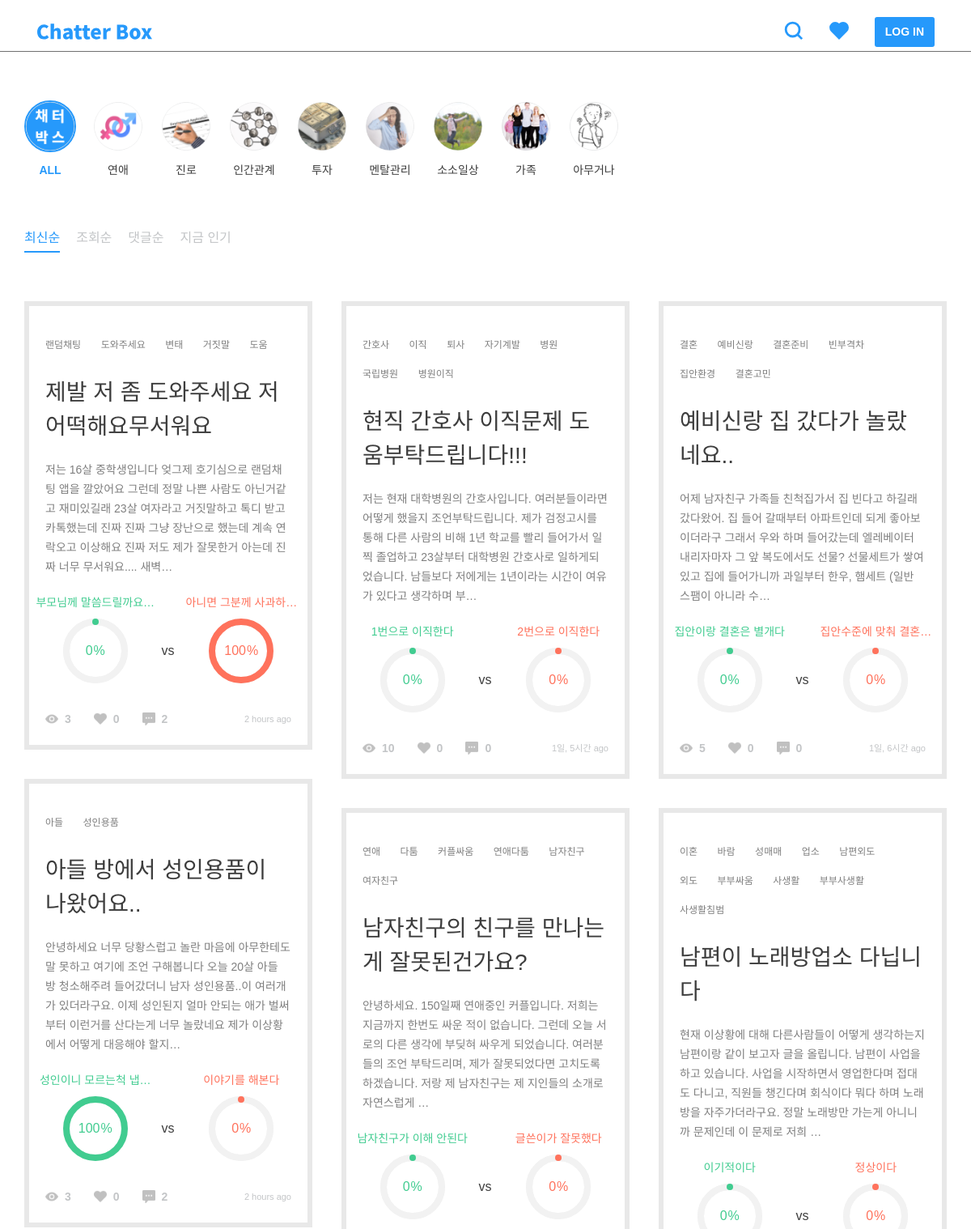
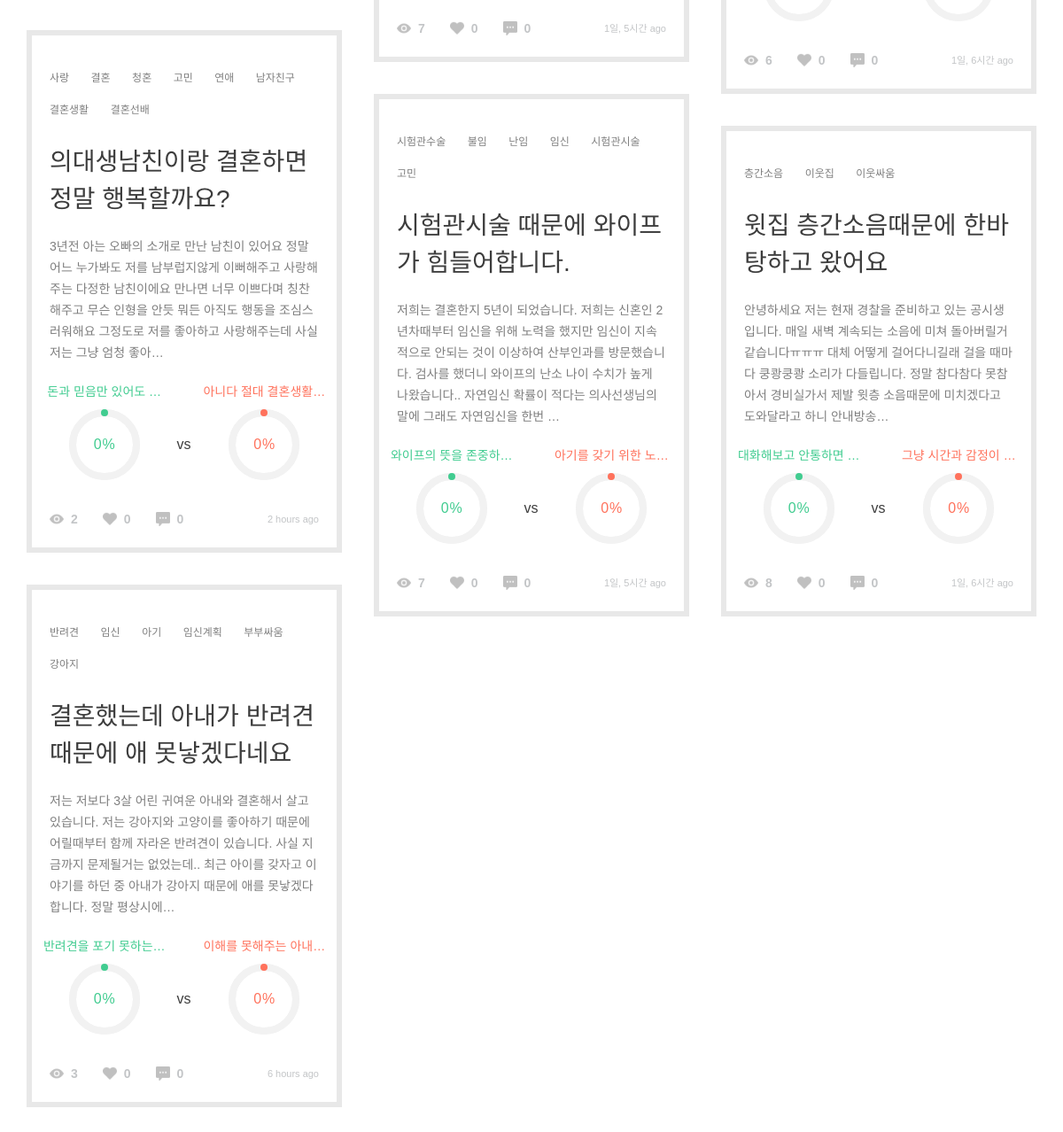
Page /post/ on the committed database (2 pictures, top to bottom).
### post/models.py (models this page shows, shortened)
class Category(models.Model):
    name = models.CharField(max_length=200)
    slug = models.SlugField()
    parent = models.ForeignKey(
        'self', blank=True, null=True, related_name='children')
    class Meta:
        unique_together = ('slug', 'parent',)
        verbose_name_plural = "categories"  # categories under a parent with same slug

class TimeStampedModel(models.Model):
    created_at = models.DateTimeField(auto_now_add=True, null=True)
    updated_at = models.DateTimeField(auto_now=True, null=True)
    class Meta():
        abstract = True

class Post(TimeStampedModel):
    author = models.ForeignKey(settings.AUTH_USER_MODEL)
    category = models.ForeignKey('Category')
    title = models.CharField(max_length=160, null=True)
    background = models.TextField()
    background_image1 = models.ImageField(
        upload_to='post', blank=True, null=True)
    background_image2 = models.ImageField(
        upload_to='post', blank=True, null=True)
    background_image3 = models.ImageField(
        upload_to='post', blank=True, null=True)
    background_image4 = models.ImageField(
        upload_to='post', blank=True, null=True)
    background_image5 = models.ImageField(
        upload_to='post', blank=True, null=True)
    tag = TagField()
    view_count = models.PositiveSmallIntegerField(default=0)
    share_count = models.PositiveSmallIntegerField(default=0)
    pro_title = models.CharField(max_length=160, null=True)
    con_title = models.CharField(max_length=160, null=True)
    @property
    def natural_time(self):
        return naturaltime(self.created_at)
    @property
    def likes_count(self):
        return self.like_users.all().count()
    @property
    def comment_count(self):
        all_count = self.comment_set.count()
        return all_count
    @property
    def pro_count(self):
        pro_sum = self.comment_set.filter(type=True).count()
        pro_comments = self.comment_set.filter(type=True)
        for comment in pro_comments:
            pro_sum = pro_sum + comment.count_comment_likes
        return pro_sum
    @property
    def con_count(self):
        con_sum = self.comment_set.filter(type=False).count()
        con_comments = self.comment_set.filter(type=False)
        for comment in con_comments:
            con_sum = con_sum + comment.count_comment_likes
        return con_sum
    @property
    def all_count(self):
        return self.pro_count + self.con_count
    @property
    def pro_percent(self):
        if not self.all_count == 0:
            result = self.pro_count / self.all_count
        else:
            result = 0
        return result
    @property
    def con_percent(self):
        if not self.all_count == 0:
            result = self.con_count / self.all_count
        else:
            result = 0
        return result
    class Meta:
        ordering = ['-created_at']

### post/views.py (the view)
def post_list(request):
    sort = request.GET.get('sort', '')
    categories = Category.objects.all()
    posts = Post.objects.all()
    if sort == 'likes':
        posts = posts.annotate(like_count=Count(
            'like_users')).order_by('-like_count')
    elif sort == 'views':
        posts = posts.order_by('-view_count')
    elif sort == 'comments':
        posts = posts.annotate(count=Count('comment')).order_by('-count')
    else:
        posts = posts.order_by('-created_at')
    paginator = Paginator(posts, 10)
    page = request.GET.get('page')
    try:
        posts = paginator.page(page)
    except PageNotAnInteger:
        posts = paginator.page(1)
    except EmptyPage:
        posts = paginator.page(paginator.num_pages)
    context = {'posts': posts, 'categories': categories, 'sort': sort, }
    return render(request, 'post/post_list.html', context)

### comment/models.py (called while the page is built)
    @property
    def count_comment_likes(self):
        return self.like_comments.all().count()

### post/templatetags/post_extras.py (called while the page is built)
@register.filter
def split_tags(value):
    tags = []
    split_comma = value.split(',')
    for tag in split_comma:
        split_space = tag.split(" ")
        for tag in split_space:
            if tag:
                tags.append(tag)
    return tags

### templates/post/post_list.html (shortened to what this page needs)
{% extends 'base.html' %}
{% load static %}
{% block customCSS %}
<link rel="stylesheet" href="{% static 'css/include/categories.css' %}" />
<link rel="stylesheet" href="{% static 'css/include/sorts.css' %}" />
<link rel="stylesheet" href="{% static 'css/include/pie_chart.css' %}">
<link rel="stylesheet" href="{% static 'css/post/post_list.css' %}" />
{% endblock %}
{% block content %}
<div class="row">
    {% include 'include/category.html' %}
    {% include 'include/sort.html' %}
</div>
<div class="row justify-content-center p-0">
    <div class="infinite-container columns col-12 p-0 m60">
        {% for post in posts %}
        <figure id="post-{{ post.pk }}" class="infinite-item">
            {% include 'include/post.html' %}
        </figure>
        {% endfor %}
    </div>
</div>
{% endblock %}
{% block customJS %}
<script>
    var infinite = new Waypoint.Infinite({
        element: $('.infinite-container')[0],
        onBeforePageLoad: function () {
        },
        onAfterPageLoad: function ($items) {
            customChart();
        }
    });
</script>
{% endblock %}

### templates/include/category.html (shortened to what this page needs)
{% load static %}
<div class="category-wrap">
    <div class="category m60" name="{{ target }}">
        <a id="all" class="category-link" href="{% url 'post:post_list' %}">
            <img class="category-icon" src="{% static '/img/categories/all.png' %}" />
            <h6>ALL</h6>
        </a>
        {% for category in categories %}
        <a id="{{ category.slug }}" class="category-link" href="/post/category/{{ category.slug }}">
            <img class="category-icon" src="/static/img/categories/{{ category.slug }}.png" />
            <h6>{{ category.name }}</h6>
        </a>
        {% endfor %}
    </div>
</div>

### templates/include/post.html
{% load static %}
{% load post_extras %}
<div class="tag-list">
    {% for tag in post.tag|split_tags %}
    <a class="tag" href="/post/search/?q={{ tag }}">{{ tag }}</a>
    {% endfor %}
</div>
<a href="{% url 'post:post_detail' post_pk=post.pk %}">
    <h3>{{ post.title|truncatechars:40 }}</h3>
    <div class="background">
        <p>{{ post.background|safe|truncatechars:160 }}</p>
    </div>
</a>
<div class="percent-wrap">
    <div class="chart">
        <h6 class="label pro-title">{{ post.pro_title|truncatechars:12 }}</h6>
        <div class="percentage pro-chart" data-percent="{% widthratio post.pro_percent 1 100 %}">
            <span class="pro-title">{% widthratio post.con_percent 1 100 %}</span><sup class="pro-title">%</sup>
        </div>
    </div>
    <h5>vs</h5>
    <div class="chart">
        <h6 class="label con-title">{{ post.con_title|truncatechars:12 }}</h6>
        <div class="percentage con-chart" data-percent="{% widthratio post.con_percent 1 100 %}">
            <span class="con-title">{% widthratio post.con_percent 1 100 %}</span><sup class="con-title">%</sup>
        </div>
    </div>
</div>
<div class="btn-area">
    <img src="{% static '/img/icons/view.png' %}" />
    <h6>{{ post.view_count }}</h6>
    <img src="{% static '/img/icons/heart-gray.png' %}" />
    <h6>{{ post.likes_count }}</h6>
    <img src="{% static '/img/icons/comment.png' %}" />
    <h6>{{ post.comment_count }}</h6>
    <span class="ml-auto">{{ post.natural_time }}</span>
</div>

### static/css/style.css (style rules this page uses)
html, body, div, span, applet, object, iframe, h1, h2, h3, h4, h5, h6, p, blockquote, pre, a, abbr, acronym, address, big, cite, code, del, dfn, em, img, ins, kbd, q, s, samp, small, strike, strong, sub, sup, tt, var, b, u, i, center, dl, dt, dd, ol, ul, li, fieldset, form, label, legend, table, caption, tbody, tfoot, thead, tr, th, td, article, aside, canvas, details, embed, figure, figcaption, footer, header, hgroup, menu, nav, output, ruby, section, summary, time, mark, audio, video { margin: 0; padding: 0; border: 0; font-size: 100%; font: inherit; vertical-align: baseline; }
article, aside, details, figcaption, figure, footer, header, hgroup, menu, nav, section { display: block; }
body { display: flex; min-height: 100vh; flex-direction: column; font-family: "Noto Sans KR", sans-serif; }
a { all: unset; text-decoration: none !important; cursor: pointer; color: #3D3D3D; }
h3 { font-size: 28px; line-height: 42px; font-weight: 500; color: #3d3d3d; word-break: break-all; }
h5 { font-size: 16px; line-height: 24px; font-weight: 500; color: #3d3d3d; word-break: break-all; }
h6 { font-size: 14px; line-height: 24px; font-weight: 400; color: #3d3d3d; word-break: break-all; }
p { font-size: 12px; line-height: 20px; font-weight: 400; color: #7f7f7f; word-break: break-all; }
span { font-size: 11px; line-height: 18px; font-weight: 400; color: #7f7f7f; word-break: break-all; }
.tag { display: inline; margin-right: 20px; padding: 4px 10px; border: 1px solid #C3C5C7; font-size: 12px; line-height: 3; font-weight: 400; color: #7f7f7f; cursor: pointer; word-break: keep-all; }
.m60 { margin-top: 60px; margin-bottom: 60px; }

### static/css/include/categories.css (style rules this page uses)
.category-wrap { width: 100%; }
.category { display: flex; width: 100%; }
.category .category-link { margin-right: 20px; text-align: center; }
.category .category-link .category-icon { width: 64px; height: 64px; margin-bottom: 6px; border-radius: 50%; border: 2px solid #fff; }
.category .category-link.active img { border: 2px solid #2699FB; }
.category .category-link.active h6 { font-weight: 700; -webkit-text-fill-color: #2699FB; color: #2699FB; }

### static/css/include/pie_chart.css (style rules this page uses)
.percent-wrap { display: flex; justify-content: center; align-items: center; }
.percent-wrap h5 { width: 18px; }
.percent-wrap .pro-title { color: #41cc90; word-break: break-all; }
.percent-wrap .con-title { color: #FF725C; word-break: break-all; }
.percent-wrap .chart { width: 50%; text-align: center; }
.percent-wrap .easyPieChart { position: relative; margin: 8px auto 32px; text-align: center; }
.percent-wrap .easyPieChart span { font-size: 16px; }
.percent-wrap .easyPieChart sup { top: 0; margin-left: 1px; }

### static/css/post/post_list.css (style rules this page uses)
.columns { column-width: 320px; column-gap: 36px; }
.columns figure { display: inline-block; width: 100%; border: 6px solid #E8E8E8; margin-bottom: 36px; }
.columns figure .tag-list { margin: 30px 20px 20px; }
.columns figure .tag-list .tag { border: 0; padding: 0; }
.columns figure img { width: 100%; }
.columns figure h3 { margin: 0 20px 20px; word-break: break-all; }
.columns figure .background { margin: 0 20px 20px; }
.columns figure .background p { font-size: 14px; line-height: 24px; -webkit-text-fill-color: #7f7f7f; color: #7f7f7f; word-break: break-all; }
.columns figure .btn-area { display: flex; margin: 0 20px; padding-bottom: 20px; }
.columns figure .btn-area img { opacity: .32; margin-top: 4px; width: 16px; height: 16px; }
.columns figure .btn-area h6 { display: inline; margin: 0 28px 0 8px; color: #C3C5C7; font-weight: 700; }
.columns figure .btn-area span { line-height: 24px; color: #C3C5C7; }

### rows in the picture
Category: slug (picture), name "연애"
Category: slug (picture), name "진로"
Category: slug (picture), name "인간관계"
Category: slug (picture), name "투자"
Category: slug (picture), name "멘탈관리"
Category: slug (picture), name "소소일상"
Category: slug (picture), name "가족"
Category: shows a picture, name "아무거나"
Post: tag "랜덤채팅" "도와주세요" "변태" "거짓말" "도움", title "제발 저 좀 도와주세요 저 어떡해요무서워요", background "저는 16살 중학생입니다 엊그제 호기심으로 랜덤채팅 앱을 깔았어요 그런데 정말 나쁜 사람도 아닌거같고 재미있길래 23살 여자라고 거짓말하고 톡디 받고 카톡했는데 진짜 진짜 그냥 장난으로 했는데 계속 연락오고 이상해요 진짜 저도 제가 잘못한거 아는데 진짜 너무 무서워요.... 새벽…", pro_title "부모님께 말씀드릴까요…", con_title "아니면 그분께 사과하…", view_count "3", likes_count "0", comment_count "2", natural_time "2 hours ago"
Post: tag "아들" "성인용품", title "아들 방에서 성인용품이 나왔어요..", background "안녕하세요 너무 당황스럽고 놀란 마음에 아무한테도 말 못하고 여기에 조언 구해봅니다 오늘 20살 아들 방 청소해주려 들어갔더니 남자 성인용품..이 여러개가 있더라구요. 이제 성인된지 얼마 안되는 애가 벌써부터 이런거를 산다는게 너무 놀랐네요 제가 이상황에서 어떻게 대응해야 할지…", pro_title "성인이니 모르는척 냅…", con_title "이야기를 해본다", view_count "3", likes_count "0", comment_count "2", natural_time "2 hours ago"
Post: tag "사랑" "결혼" "청혼" "고민" "연애" "남자친구" "결혼생활" "결혼선배", title "의대생남친이랑 결혼하면 정말 행복할까요?", background "3년전 아는 오빠의 소개로 만난 남친이 있어요 정말 어느 누가봐도 저를 남부럽지않게 이뻐해주고 사랑해주는 다정한 남친이에요 만나면 너무 이쁘다며 칭찬해주고 무슨 인형을 안듯 뭐든 아직도 행동을 조심스러워해요 그정도로 저를 좋아하고 사랑해주는데 사실 저는 그냥 엄청 좋아…", pro_title "돈과 믿음만 있어도 …", con_title "아니다 절대 결혼생활…", view_count "2", likes_count "0", comment_count "0", natural_time "2 hours ago"
Post: tag "반려견" "임신" "아기" "임신계획" "부부싸움" "강아지", title "결혼했는데 아내가 반려견때문에 애 못낳겠다네요", background "저는 저보다 3살 어린 귀여운 아내와 결혼해서 살고 있습니다. 저는 강아지와 고양이를 좋아하기 때문에 어릴때부터 함께 자라온 반려견이 있습니다. 사실 지금까지 문제될거는 없었는데.. 최근 아이를 갖자고 이야기를 하던 중 아내가 강아지 때문에 애를 못낳겠다합니다. 정말 평상시에…", pro_title "반려견을 포기 못하는…", con_title "이해를 못해주는 아내…", view_count "3", likes_count "0", comment_count "0", natural_time "6 hours ago"
Post: tag "간호사" "이직" "퇴사" "자기계발" "병원" "국립병원" "병원이직", title "현직 간호사 이직문제 도움부탁드립니다!!!", background "저는 현재 대학병원의 간호사입니다. 여러분들이라면 어떻게 했을지 조언부탁드립니다. 제가 검정고시를 통해 다른 사람의 비해 1년 학교를 빨리 들어가서 일찍 졸업하고 23살부터 대학병원 간호사로 일하게되었습니다. 남들보다 저에게는 1년이라는 시간이 여유가 있다고 생각하며 부…", pro_title "1번으로 이직한다", con_title "2번으로 이직한다", view_count "10", likes_count "0", comment_count "0", natural_time "1일, 5시간 ago"
Post: tag "연애" "다툼" "커플싸움" "연애다툼" "남자친구" "여자친구", title "남자친구의 친구를 만나는게 잘못된건가요?", background "안녕하세요. 150일째 연애중인 커플입니다. 저희는 지금까지 한번도 싸운 적이 없습니다. 그런데 오늘 서로의 다른 생각에 부딪혀 싸우게 되었습니다. 여러분들의 조언 부탁드리며, 제가 잘못되었다면 고치도록 하겠습니다. 저랑 제 남자친구는 제 지인들의 소개로 자연스럽게 …", pro_title "남자친구가 이해 안된다", con_title "글쓴이가 잘못했다", view_count "7", likes_count "0", comment_count "0", natural_time "1일, 5시간 ago"
Post: tag "시험관수술" "불임" "난임" "임신" "시험관시술" "고민", title "시험관시술 때문에 와이프가 힘들어합니다.", background "저희는 결혼한지 5년이 되었습니다. 저희는 신혼인 2년차때부터 임신을 위해 노력을 했지만 임신이 지속적으로 안되는 것이 이상하여 산부인과를 방문했습니다. 검사를 했더니 와이프의 난소 나이 수치가 높게 나왔습니다.. 자연임신 확률이 적다는 의사선생님의 말에 그래도 자연임신을 한번 …", pro_title "와이프의 뜻을 존중하…", con_title "아기를 갖기 위한 노…", view_count "7", likes_count "0", comment_count "0", natural_time "1일, 5시간 ago"
Post: tag "결혼" "예비신랑" "결혼준비" "빈부격차" "집안환경" "결혼고민", title "예비신랑 집 갔다가 놀랐네요..", background "어제 남자친구 가족들 친척집가서 집 빈다고 하길래 갔다왔어. 집 들어 갈때부터 아파트인데 되게 좋아보이더라구 그래서 우와 하며 들어갔는데 엘레베이터 내리자마자 그 앞 복도에서도 선물? 선물세트가 쌓여있고 집에 들어가니까 과일부터 한우, 햄세트 (일반 스팸이 아니라 수…", pro_title "집안이랑 결혼은 별개다", con_title "집안수준에 맞춰 결혼…", view_count "5", likes_count "0", comment_count "0", natural_time "1일, 6시간 ago"
Post: tag "이혼" "바람" "성매매" "업소" "남편외도" "외도" "부부싸움" "사생활" "부부사생활" "사생활침범", title "남편이 노래방업소 다닙니다", background "현재 이상황에 대해 다른사람들이 어떻게 생각하는지 남편이랑 같이 보고자 글을 올립니다. 남편이 사업을 하고 있습니다. 사업을 시작하면서 영업한다며 접대도 다니고, 직원들 챙긴다며 회식이다 뭐다 하며 노래방을 자주가더라구요. 정말 노래방만 가는게 아니니까 문제인데 이 문제로 저희 …", pro_title "이기적이다", con_title "정상이다", view_count "6", likes_count "0", comment_count "0", natural_time "1일, 6시간 ago"
Post: tag "층간소음" "이웃집" "이웃싸움", title "윗집 층간소음때문에 한바탕하고 왔어요", background "안녕하세요 저는 현재 경찰을 준비하고 있는 공시생입니다. 매일 새벽 계속되는 소음에 미쳐 돌아버릴거같습니다ㅠㅠㅠ 대체 어떻게 걸어다니길래 걸을 때마다 쿵쾅쿵쾅 소리가 다들립니다. 정말 참다참다 못참아서 경비실가서 제발 윗층 소음때문에 미치겠다고 도와달라고 하니 안내방송…", pro_title "대화해보고 안통하면 …", con_title "그냥 시간과 감정이 …", view_count "8", likes_count "0", comment_count "0", natural_time "1일, 6시간 ago"
